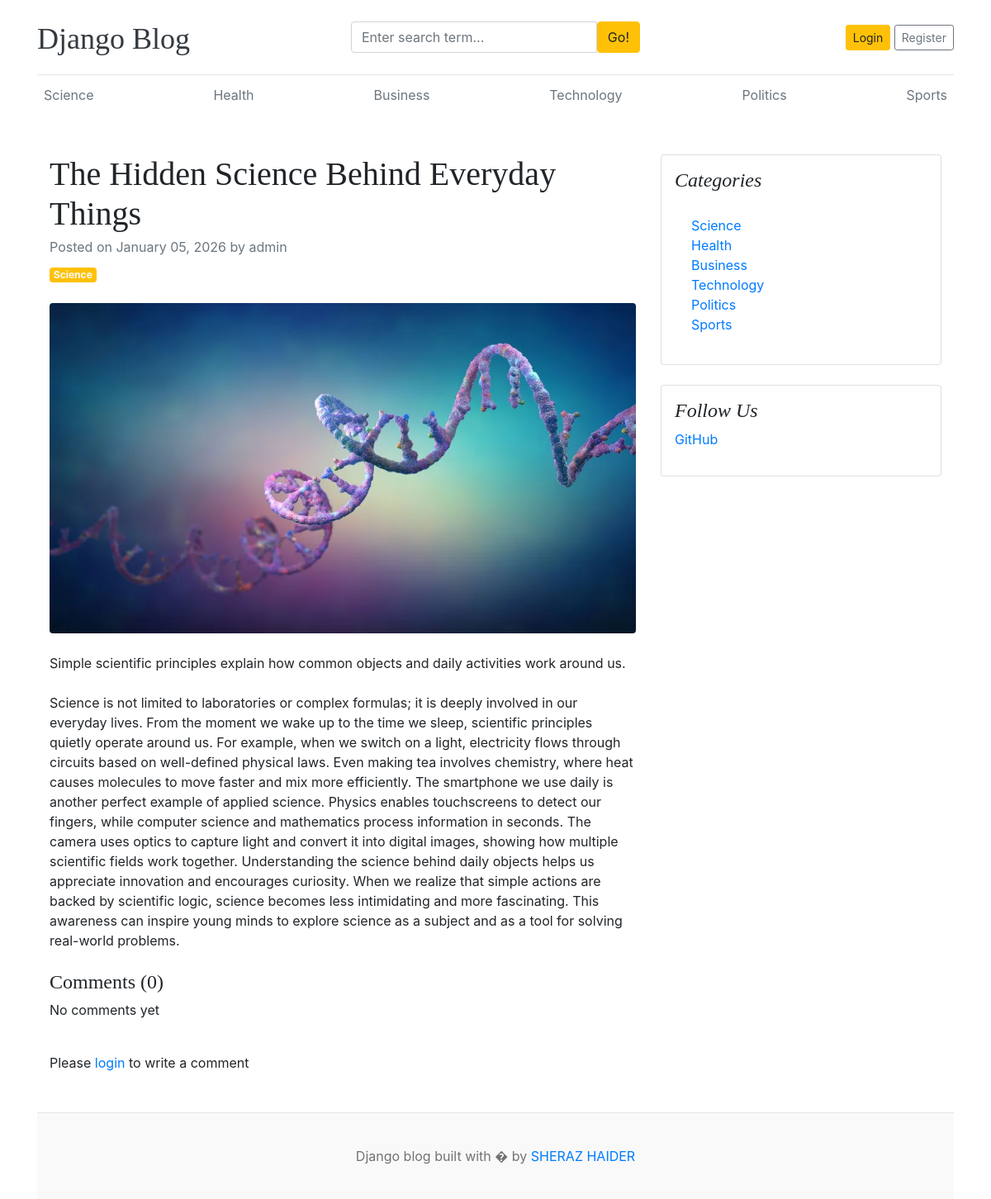
The app's page /blogs/the-hidden-science-behind-everyday-things/, older data.
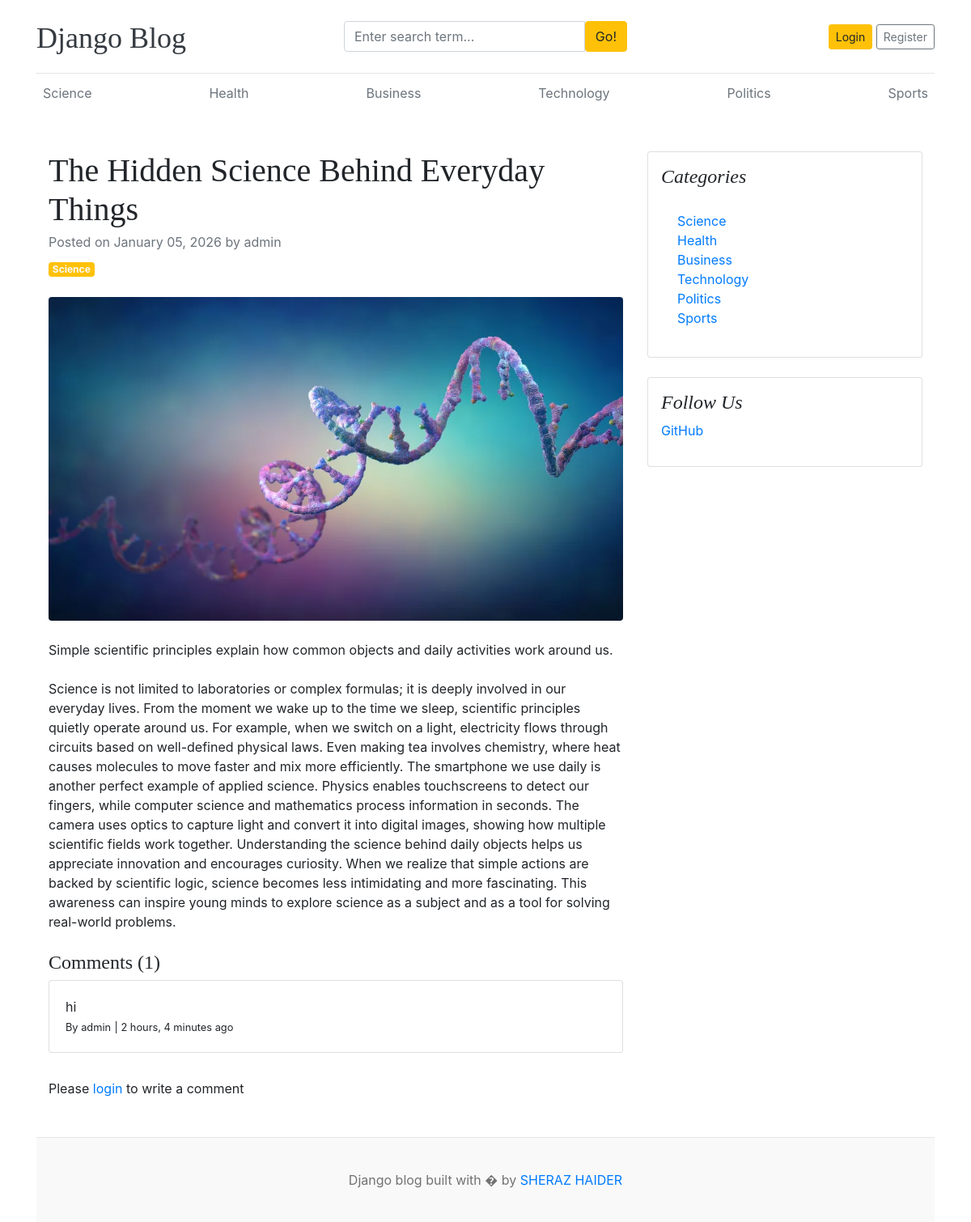
The same page, newer data.
### blogs/models.py (models this page shows, shortened)
class Catagory(models.Model):
    catagory_name = models.CharField(max_length=50, unique=True)
    created_at = models.DateTimeField(auto_now_add=True)
    updated_at = models.DateTimeField(auto_now=True)
    class Meta:
        verbose_name_plural = "Catagories"

class Comment(models.Model):
    user = models.ForeignKey(User,on_delete=models.CASCADE)
    blog = models.ForeignKey(Blog,on_delete=models.CASCADE)
    comment = models.TextField(max_length=250)
    created_at = models.DateTimeField(auto_now_add=True)
    updated_at = models.DateTimeField(auto_now=True)

### assignment/models.py (models this page shows, shortened)
class SocialLink(models.Model):
    platform = models.CharField(max_length=100)
    link = models.URLField(max_length=200)
    created_at = models.DateTimeField(auto_now_add=True)
    updated_at = models.DateTimeField(auto_now=True)
    class Meta:
        verbose_name_plural = "Social Links"

### blogs/views.py (the view, shortened to what this page needs)
# urls.py: path('blogs/<slug:slug>/',BlogViews.blogs, name='blogs'),
def blogs(request, slug):
    single_blog = get_object_or_404(Blog, slug=slug, status='published')
    comments = Comment.objects.filter(blog=single_blog)
    comment_count = comments.count()
    context = {
        "single_blog": single_blog,
        "comments":comments,
        "comment_count":comment_count,
    }
    return render(request, "blog.html", context)

### blogs/context_processors.py (called while the page is built)
def get_catagories(request):
    catagories = Catagory.objects.all()
    return dict(catagories=catagories)

def get_social_links(request):
    social_links = SocialLink.objects.all()
    return dict(social_links=social_links)

### templates/blog.html (shortened to what this page needs)
{% extends "base.html" %}
{% block content %}
<div class="container mt-5">
    <div class="row">
        <div class="col-lg-8">
            <article>
                <header class="mb-4">
                    <h1 class="fw-bolder mb-1">{{ single_blog.title }}</h1>
                    <div class="text-muted fst-italic mb-2">Posted on {{ single_blog.created_at|date:"F d, Y" }} by {{ single_blog.author }}</div>
                    <a class="badge bg-warning text-decoration-none text-light" href="#!">{{ single_blog.catagory.catagory_name }}</a>
                </header>
                <figure class="mb-4"><img class="img-fluid rounded" src="{{ single_blog.featured_image.url }}" alt="..." /></figure>
                <section class="mb-5">
                    <p class="fs-5 mb-4">{{ single_blog.short_description }}</p>
                    <p class="fs-5 mb-4">{{ single_blog.blog_body }}</p>
                    <h4>Comments ({{ comment_count }})</h4>
                {% if comments %}
                    {% for comment in comments %}
                        <div class="card mb-2">
                            <div class="card-body">
                                <p class="card-text mb-0">{{ comment.comment }}</p>
                                <span>
                                    <small>By {{ comment.user }}</small>
                                    <small>| {{ comment.created_at|timesince }} ago</small>
                                </span>
                            </div>
                        </div>
                    {% endfor %}
                {% else %}
                    <p>No comments yet</p>
                {% endif %}
                        <br>
                        <div class="form-group">
                            {% if user.is_authenticated %}
                            <form action="" method= "POST">
                                {% csrf_token %}
                                <div class="form-group">
                                    <textarea name="comment" class="form-control" placeholder="Write Your Comment"></textarea>
                                    <input type="submit" value="Submit" class="btn btn-primary mt-2">
                                </div>
                            </form>
                            {% else %}
                            <p>Please <span><a href="{% url 'login' %}">login</a></span> to write a comment</p>
                            {% endif %}
                        </div>
                    </section>
            </article>
        </div>
        <div class="col-lg-4">
            <div class="card mb-4 p-3">
                <h4 class="font-italic">Categories</h4>
                <div class="card-body">
                    <div class="row">
                        <div class="col-sm-6">
                            <ul class="list-unstyled mb-0">
                                {% for cat in catagories %}
                                <li><a href="{% url 'posts_by_catagory' cat.id %}">{{ cat.catagory_name }}</a></li>
                                {% endfor %}
                            </ul>
                        </div>
                    </div>
                </div>
            </div>
            {% if social_links %}
            <div class="card mb-4 p-3">
                <h4 class="font-italic">Follow Us</h4>
                <ol class="list-unstyled">
                    {% for link in social_links %}
                    <li><a href="{{ link.link }}" target="_blank">{{ link.platform }}</a></li>
                    {% endfor %}
                </ol>
            </div>
            {% endif %}
        </div>
    </div>
</div>
{% endblock content %}

### templates/base.html (shortened to what this page needs)
{% load static %}
<!DOCTYPE html>
<html lang="en">
<head>
    <link href="https://getbootstrap.com/docs/4.0/dist/css/bootstrap.min.css" rel="stylesheet">
    <link href="{% static 'css/blog.css' %}" rel="stylesheet">
    <link rel="stylesheet" href="https://cdnjs.cloudflare.com/ajax/libs/font-awesome/4.7.0/css/font-awesome.min.css">
  </head>
<body>
    <div class="container">
      <header class="blog-header py-3">
        <div class="row flex-nowrap justify-content-between align-items-center">
          <div class="col-4 pt-1">
            <a class="blog-header-logo text-dark" href="/">Django Blog</a>
          </div>
          <div class="col-4">
            <form action="{% url 'search' %}" method="GET">
              <div class="input-group">
                        <input class="form-control" type="text" name="keyword" value="{{ keyword }}" placeholder="Enter search term..." aria-label="Enter search term..." aria-describedby="button-search" />
                        <button type="submit" class="btn btn-warning" id="button-search" type="button">Go!</button>
                    </div>
            </form>
          </div>
          <div class="col-4 d-flex justify-content-end align-items-center">
            {% if not user.is_authenticated %}
            <a class="btn btn-sm btn-warning" href="{% url 'login' %}">Login</a> &nbsp;
            <a class="btn btn-sm btn-outline-secondary" href="{% url 'register' %}">Register</a>
            {% else %}
            <span class="mr-2 btn btn-sm btn-outline-secondary"><a href="{% url 'dashboard' %}">Dashboard</a></span>
            &emsp;
            <a class="btn btn-sm btn-outline-secondary" href="{% url 'logout' %}">Logout</a>
            {% endif %}
          </div>
        </div>
      </header>
      <div class="nav-scroller py-1 mb-2">
        <nav class="nav d-flex justify-content-between">
            {% for cat in catagories %}
          <a class="p-2 text-muted" href="{% url 'posts_by_catagory' cat.id %}">{{ cat.catagory_name }}</a>
            {% endfor %}
        </nav>
      </div>
{% block content %}{% endblock content %}
<footer class="blog-footer">
  <p>Django blog built with � by <a href="#">SHERAZ HAIDER</a></p>
</footer>
</body>
</html>

Row changes from the older to the newer data that the page shows:
added Comment: comment "hi", user "admin", created_at "2 hours, 4 minutes"
Text that changed along with them:
{{ comment_count }}: "0" → "1"
text no longer shown: "No comments yet"
